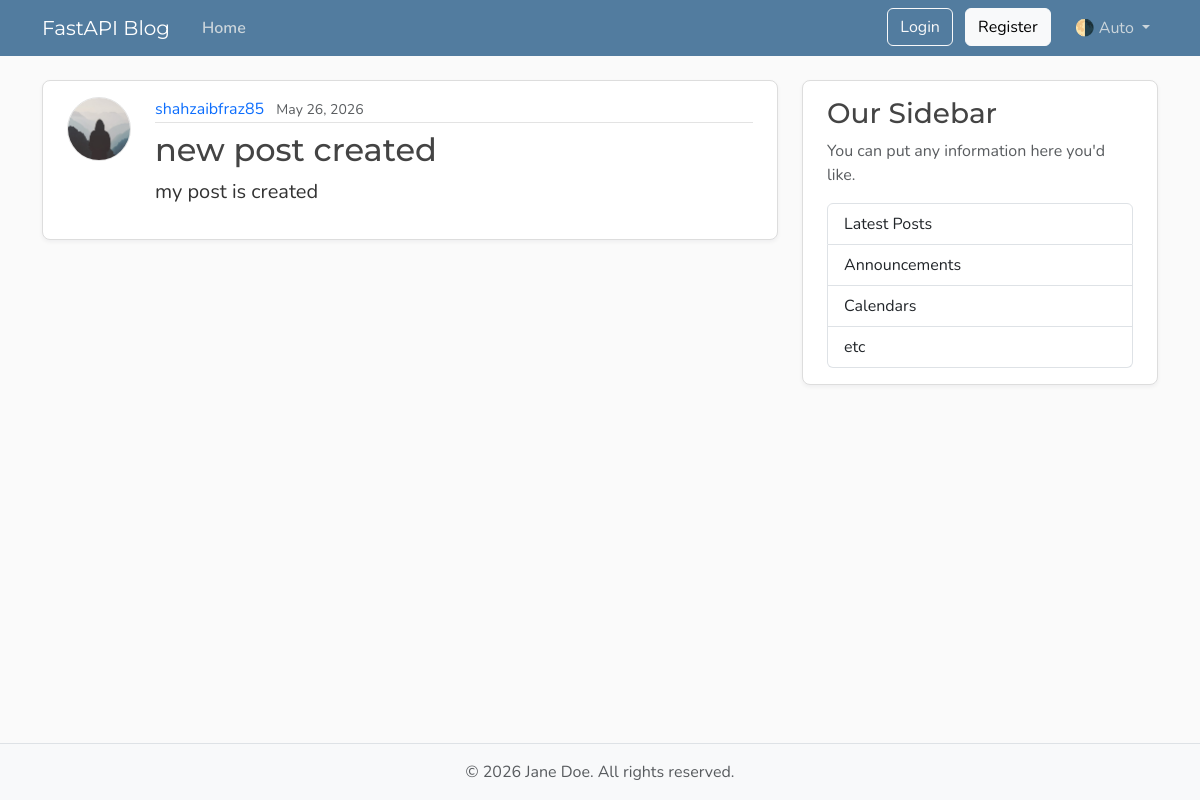
Before: /posts/1 with the older database file.
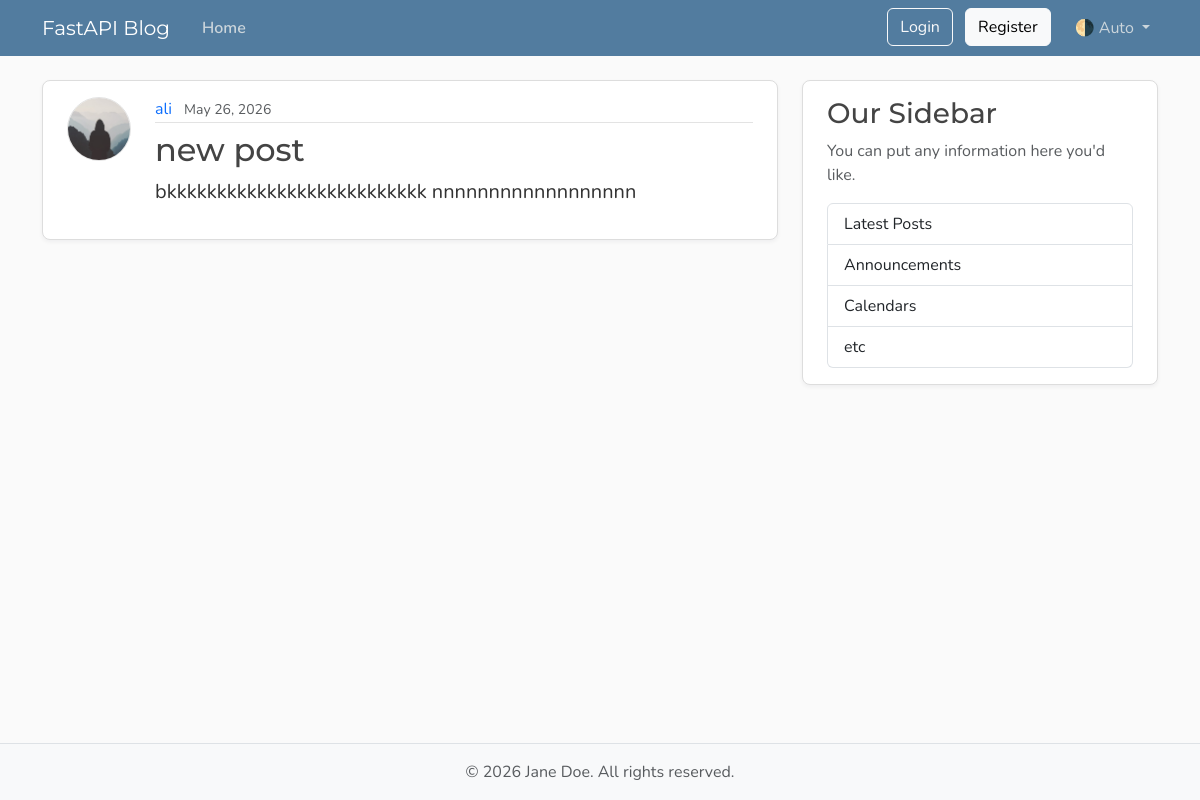
After: the same page with the newer database file.
### models.py (models this page shows, shortened)
class User(Base):
    __tablename__ = "users"
    id: Mapped[int] = mapped_column(Integer, primary_key=True, index=True)
    username: Mapped[str] = mapped_column(String(50), unique=True, nullable=False)
    email: Mapped[str] = mapped_column(String(120), unique=True, nullable=False)
    password_hash : Mapped[str] = mapped_column(String(200), nullable=False)
    image_file: Mapped[str | None] = mapped_column(
        String(200),
        nullable=True,
        default=None,
    )
    posts: Mapped[list[Post]] = relationship(back_populates="author",cascade="all, delete-orphan")

class Post(Base):
    __tablename__ = "posts"
    id: Mapped[int] = mapped_column(Integer, primary_key=True, index=True)
    title: Mapped[str] = mapped_column(String(100), nullable=False)
    content: Mapped[str] = mapped_column(Text, nullable=False)
    user_id: Mapped[int] = mapped_column(
        ForeignKey("users.id",ondelete="CASCADE"),
        nullable=False,
        index=True,
    )
    date_posted: Mapped[datetime] = mapped_column(
        DateTime(timezone=True),
        default=lambda: datetime.now(UTC),
    )
    author: Mapped[User] = relationship(back_populates="posts")

### main.py (the view)
@app.get("/posts/{post_id}", include_in_schema=False)
async def post_page(request: Request, post_id: int, db: Annotated[AsyncSession, Depends(get_db)]):
    result= await db.execute(select(models.Post).options(selectinload(models.Post.author)).where(models.Post.id==post_id))
    post=result.scalars().first()
    if post:
        title=post.title[:50]
        return templates.TemplateResponse(
            request,
            "post.html",
            {"post": post, "title": title},
        )
    raise HTTPException(status_code=status.HTTP_404_NOT_FOUND, detail="Post not found")

### templates/post.html (shortened to what this page needs)
{% extends "layout.html" %}
{% block content %}
    <article class="content-section py-3 px-4 mb-4">
        <div class="d-flex align-items-start gap-4">
            <img class="rounded-circle article-img flex-shrink-0"
                 src="{{ post.author.image_path }}"
                 alt="{{ post.author.username }}'s profile picture"
                 width="64"
                 height="64"
                 loading="lazy">
            <div class="flex-grow-1">
                <div class="article-metadata mb-2">
                    <a class="me-2"
                       href="{{ url_for("user_posts_page", user_id=post.author.id) }}">{{ post.author.username }}</a>
                    <small class="text-body-secondary">{{ post.date_posted.strftime("%B %d, %Y") }}</small>
                </div>
                <h2 class="article-title">{{ post.title }}</h2>
                <p class="article-content">{{ post.content }}</p>
            </div>
        </div>
    </article>
{% endblock content %}

Changed rows visible on the page:
changed User: author.username "shahzaibfraz85" → "ali"
changed Post: title "new post created" → "new post"; content "my post is created" → "bkkkkkkkkkkkkkkkkkkkkkkkkkk nnnnnnnnnnnnnnnnnn"
